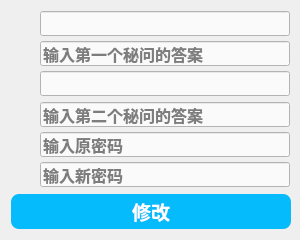
<?xml version="1.0" encoding="UTF-8"?>
<ui version="4.0">
 <class>CModifyPasswordDialog</class>
 <widget class="QDialog" name="CModifyPasswordDialog">
  <property name="geometry">
   <rect>
    <x>0</x>
    <y>0</y>
    <width>300</width>
    <height>240</height>
   </rect>
  </property>
  <property name="sizePolicy">
   <sizepolicy hsizetype="Fixed" vsizetype="Fixed">
    <horstretch>0</horstretch>
    <verstretch>0</verstretch>
   </sizepolicy>
  </property>
  <property name="minimumSize">
   <size>
    <width>300</width>
    <height>240</height>
   </size>
  </property>
  <property name="maximumSize">
   <size>
    <width>300</width>
    <height>240</height>
   </size>
  </property>
  <property name="windowTitle">
   <string>修改密码</string>
  </property>
  <layout class="QGridLayout" name="gridLayout">
   <item row="1" column="0">
    <widget class="QToolButton" name="toolButtonModify">
     <property name="sizePolicy">
      <sizepolicy hsizetype="Fixed" vsizetype="Fixed">
       <horstretch>0</horstretch>
       <verstretch>0</verstretch>
      </sizepolicy>
     </property>
     <property name="minimumSize">
      <size>
       <width>280</width>
       <height>35</height>
      </size>
     </property>
     <property name="maximumSize">
      <size>
       <width>280</width>
       <height>35</height>
      </size>
     </property>
     <property name="font">
      <font>
       <family>等线</family>
       <pointsize>14</pointsize>
       <weight>75</weight>
       <bold>true</bold>
      </font>
     </property>
     <property name="cursor">
      <cursorShape>PointingHandCursor</cursorShape>
     </property>
     <property name="toolTip">
      <string>点击注册</string>
     </property>
     <property name="styleSheet">
      <string notr="true">background:rgb(5, 187, 251);
border-radius:8px;
color:rgb(255, 255, 255);</string>
     </property>
     <property name="text">
      <string>修改</string>
     </property>
     <property name="shortcut">
      <string>Enter</string>
     </property>
     <property name="checkable">
      <bool>false</bool>
     </property>
     <property name="autoRepeat">
      <bool>false</bool>
     </property>
     <property name="autoExclusive">
      <bool>false</bool>
     </property>
    </widget>
   </item>
   <item row="0" column="0">
    <widget class="QWidget" name="widgetInput" native="true">
     <property name="minimumSize">
      <size>
       <width>280</width>
       <height>0</height>
      </size>
     </property>
     <property name="maximumSize">
      <size>
       <width>280</width>
       <height>16777215</height>
      </size>
     </property>
     <layout class="QVBoxLayout" name="verticalLayout">
      <property name="spacing">
       <number>0</number>
      </property>
      <property name="leftMargin">
       <number>0</number>
      </property>
      <property name="topMargin">
       <number>0</number>
      </property>
      <property name="rightMargin">
       <number>0</number>
      </property>
      <property name="bottomMargin">
       <number>0</number>
      </property>
      <item>
       <widget class="QWidget" name="widgetSecretiveQuestion1" native="true">
        <property name="minimumSize">
         <size>
          <width>280</width>
          <height>26</height>
         </size>
        </property>
        <property name="maximumSize">
         <size>
          <width>280</width>
          <height>26</height>
         </size>
        </property>
        <layout class="QHBoxLayout" name="horizontalLayout_6">
         <property name="spacing">
          <number>4</number>
         </property>
         <property name="leftMargin">
          <number>0</number>
         </property>
         <property name="topMargin">
          <number>0</number>
         </property>
         <property name="rightMargin">
          <number>0</number>
         </property>
         <property name="bottomMargin">
          <number>0</number>
         </property>
         <item>
          <widget class="QLabel" name="labelSecretiveQuestion1">
           <property name="sizePolicy">
            <sizepolicy hsizetype="Fixed" vsizetype="Fixed">
             <horstretch>0</horstretch>
             <verstretch>0</verstretch>
            </sizepolicy>
           </property>
           <property name="minimumSize">
            <size>
             <width>25</width>
             <height>25</height>
            </size>
           </property>
           <property name="maximumSize">
            <size>
             <width>25</width>
             <height>25</height>
            </size>
           </property>
           <property name="text">
            <string/>
           </property>
           <property name="pixmap">
            <pixmap resource="intelligentwindowclient.qrc">:/pictures/ico/questions.ico</pixmap>
           </property>
           <property name="scaledContents">
            <bool>true</bool>
           </property>
          </widget>
         </item>
         <item>
          <widget class="QLineEdit" name="lineEditSecretiveQuestion1">
           <property name="sizePolicy">
            <sizepolicy hsizetype="Fixed" vsizetype="Fixed">
             <horstretch>25</horstretch>
             <verstretch>25</verstretch>
            </sizepolicy>
           </property>
           <property name="minimumSize">
            <size>
             <width>250</width>
             <height>25</height>
            </size>
           </property>
           <property name="maximumSize">
            <size>
             <width>250</width>
             <height>25</height>
            </size>
           </property>
           <property name="font">
            <font>
             <family>等线</family>
             <pointsize>12</pointsize>
             <weight>75</weight>
             <bold>true</bold>
            </font>
           </property>
           <property name="toolTip">
            <string/>
           </property>
           <property name="autoFillBackground">
            <bool>false</bool>
           </property>
           <property name="styleSheet">
            <string notr="true">background:rgb(250, 250, 250);</string>
           </property>
           <property name="inputMask">
            <string/>
           </property>
           <property name="text">
            <string/>
           </property>
           <property name="maxLength">
            <number>30</number>
           </property>
           <property name="frame">
            <bool>true</bool>
           </property>
           <property name="cursorPosition">
            <number>0</number>
           </property>
           <property name="readOnly">
            <bool>true</bool>
           </property>
           <property name="placeholderText">
            <string/>
           </property>
           <property name="clearButtonEnabled">
            <bool>false</bool>
           </property>
          </widget>
         </item>
        </layout>
       </widget>
      </item>
      <item>
       <spacer name="verticalSpacer4">
        <property name="orientation">
         <enum>Qt::Vertical</enum>
        </property>
        <property name="sizeHint" stdset="0">
         <size>
          <width>20</width>
          <height>3</height>
         </size>
        </property>
       </spacer>
      </item>
      <item>
       <widget class="QWidget" name="widgetSecretiveAnswer1" native="true">
        <property name="minimumSize">
         <size>
          <width>280</width>
          <height>26</height>
         </size>
        </property>
        <property name="maximumSize">
         <size>
          <width>280</width>
          <height>26</height>
         </size>
        </property>
        <layout class="QHBoxLayout" name="horizontalLayout_7">
         <property name="spacing">
          <number>4</number>
         </property>
         <property name="leftMargin">
          <number>0</number>
         </property>
         <property name="topMargin">
          <number>0</number>
         </property>
         <property name="rightMargin">
          <number>0</number>
         </property>
         <property name="bottomMargin">
          <number>0</number>
         </property>
         <item>
          <widget class="QLabel" name="labelSecretiveAnswer1">
           <property name="sizePolicy">
            <sizepolicy hsizetype="Fixed" vsizetype="Fixed">
             <horstretch>0</horstretch>
             <verstretch>0</verstretch>
            </sizepolicy>
           </property>
           <property name="minimumSize">
            <size>
             <width>25</width>
             <height>25</height>
            </size>
           </property>
           <property name="maximumSize">
            <size>
             <width>25</width>
             <height>25</height>
            </size>
           </property>
           <property name="text">
            <string/>
           </property>
           <property name="pixmap">
            <pixmap resource="intelligentwindowclient.qrc">:/pictures/ico/answers.ico</pixmap>
           </property>
           <property name="scaledContents">
            <bool>true</bool>
           </property>
          </widget>
         </item>
         <item>
          <widget class="QLineEdit" name="lineEditSecretiveAnswer1">
           <property name="sizePolicy">
            <sizepolicy hsizetype="Fixed" vsizetype="Fixed">
             <horstretch>25</horstretch>
             <verstretch>25</verstretch>
            </sizepolicy>
           </property>
           <property name="minimumSize">
            <size>
             <width>250</width>
             <height>25</height>
            </size>
           </property>
           <property name="maximumSize">
            <size>
             <width>250</width>
             <height>25</height>
            </size>
           </property>
           <property name="font">
            <font>
             <family>等线</family>
             <pointsize>12</pointsize>
             <weight>75</weight>
             <bold>true</bold>
            </font>
           </property>
           <property name="toolTip">
            <string/>
           </property>
           <property name="autoFillBackground">
            <bool>false</bool>
           </property>
           <property name="styleSheet">
            <string notr="true">background:rgb(250, 250, 250);</string>
           </property>
           <property name="inputMask">
            <string/>
           </property>
           <property name="text">
            <string/>
           </property>
           <property name="maxLength">
            <number>30</number>
           </property>
           <property name="frame">
            <bool>true</bool>
           </property>
           <property name="cursorPosition">
            <number>0</number>
           </property>
           <property name="placeholderText">
            <string>输入第一个秘问的答案</string>
           </property>
           <property name="clearButtonEnabled">
            <bool>true</bool>
           </property>
          </widget>
         </item>
        </layout>
       </widget>
      </item>
      <item>
       <spacer name="verticalSpacer5">
        <property name="orientation">
         <enum>Qt::Vertical</enum>
        </property>
        <property name="sizeHint" stdset="0">
         <size>
          <width>20</width>
          <height>3</height>
         </size>
        </property>
       </spacer>
      </item>
      <item>
       <widget class="QWidget" name="widgetSecretiveQuestion2" native="true">
        <property name="minimumSize">
         <size>
          <width>280</width>
          <height>26</height>
         </size>
        </property>
        <property name="maximumSize">
         <size>
          <width>280</width>
          <height>26</height>
         </size>
        </property>
        <layout class="QHBoxLayout" name="horizontalLayout_9">
         <property name="spacing">
          <number>4</number>
         </property>
         <property name="leftMargin">
          <number>0</number>
         </property>
         <property name="topMargin">
          <number>0</number>
         </property>
         <property name="rightMargin">
          <number>0</number>
         </property>
         <property name="bottomMargin">
          <number>0</number>
         </property>
         <item>
          <widget class="QLabel" name="labelSecretiveQuestion2">
           <property name="sizePolicy">
            <sizepolicy hsizetype="Fixed" vsizetype="Fixed">
             <horstretch>0</horstretch>
             <verstretch>0</verstretch>
            </sizepolicy>
           </property>
           <property name="minimumSize">
            <size>
             <width>25</width>
             <height>25</height>
            </size>
           </property>
           <property name="maximumSize">
            <size>
             <width>25</width>
             <height>25</height>
            </size>
           </property>
           <property name="text">
            <string/>
           </property>
           <property name="pixmap">
            <pixmap resource="intelligentwindowclient.qrc">:/pictures/ico/questions.ico</pixmap>
           </property>
           <property name="scaledContents">
            <bool>true</bool>
           </property>
          </widget>
         </item>
         <item>
          <widget class="QLineEdit" name="lineEditSecretiveQuestion2">
           <property name="sizePolicy">
            <sizepolicy hsizetype="Fixed" vsizetype="Fixed">
             <horstretch>25</horstretch>
             <verstretch>25</verstretch>
            </sizepolicy>
           </property>
           <property name="minimumSize">
            <size>
             <width>250</width>
             <height>25</height>
            </size>
           </property>
           <property name="maximumSize">
            <size>
             <width>250</width>
             <height>25</height>
            </size>
           </property>
           <property name="font">
            <font>
             <family>等线</family>
             <pointsize>12</pointsize>
             <weight>75</weight>
             <bold>true</bold>
            </font>
           </property>
           <property name="toolTip">
            <string/>
           </property>
           <property name="autoFillBackground">
            <bool>false</bool>
           </property>
           <property name="styleSheet">
            <string notr="true">background:rgb(250, 250, 250);</string>
           </property>
           <property name="inputMask">
            <string/>
           </property>
           <property name="text">
            <string/>
           </property>
           <property name="maxLength">
            <number>30</number>
           </property>
           <property name="frame">
            <bool>true</bool>
           </property>
           <property name="cursorPosition">
            <number>0</number>
           </property>
           <property name="readOnly">
            <bool>true</bool>
           </property>
           <property name="clearButtonEnabled">
            <bool>false</bool>
           </property>
          </widget>
         </item>
        </layout>
       </widget>
      </item>
      <item>
       <spacer name="verticalSpacer6">
        <property name="orientation">
         <enum>Qt::Vertical</enum>
        </property>
        <property name="sizeHint" stdset="0">
         <size>
          <width>20</width>
          <height>3</height>
         </size>
        </property>
       </spacer>
      </item>
      <item>
       <widget class="QWidget" name="widgetSecretiveAnswer2" native="true">
        <property name="minimumSize">
         <size>
          <width>280</width>
          <height>26</height>
         </size>
        </property>
        <property name="maximumSize">
         <size>
          <width>280</width>
          <height>26</height>
         </size>
        </property>
        <layout class="QHBoxLayout" name="horizontalLayout_8">
         <property name="spacing">
          <number>4</number>
         </property>
         <property name="leftMargin">
          <number>0</number>
         </property>
         <property name="topMargin">
          <number>0</number>
         </property>
         <property name="rightMargin">
          <number>0</number>
         </property>
         <property name="bottomMargin">
          <number>0</number>
         </property>
         <item>
          <widget class="QLabel" name="labelSecretiveAnswer2">
           <property name="sizePolicy">
            <sizepolicy hsizetype="Fixed" vsizetype="Fixed">
             <horstretch>0</horstretch>
             <verstretch>0</verstretch>
            </sizepolicy>
           </property>
           <property name="minimumSize">
            <size>
             <width>25</width>
             <height>25</height>
            </size>
           </property>
           <property name="maximumSize">
            <size>
             <width>25</width>
             <height>25</height>
            </size>
           </property>
           <property name="text">
            <string/>
           </property>
           <property name="pixmap">
            <pixmap resource="intelligentwindowclient.qrc">:/pictures/ico/answers.ico</pixmap>
           </property>
           <property name="scaledContents">
            <bool>true</bool>
           </property>
          </widget>
         </item>
         <item>
          <widget class="QLineEdit" name="lineEditSecretiveAnswer2">
           <property name="sizePolicy">
            <sizepolicy hsizetype="Fixed" vsizetype="Fixed">
             <horstretch>25</horstretch>
             <verstretch>25</verstretch>
            </sizepolicy>
           </property>
           <property name="minimumSize">
            <size>
             <width>250</width>
             <height>25</height>
            </size>
           </property>
           <property name="maximumSize">
            <size>
             <width>250</width>
             <height>25</height>
            </size>
           </property>
           <property name="font">
            <font>
             <family>等线</family>
             <pointsize>12</pointsize>
             <weight>75</weight>
             <bold>true</bold>
            </font>
           </property>
           <property name="toolTip">
            <string/>
           </property>
           <property name="autoFillBackground">
            <bool>false</bool>
           </property>
           <property name="styleSheet">
            <string notr="true">background:rgb(250, 250, 250);</string>
           </property>
           <property name="inputMask">
            <string/>
           </property>
           <property name="text">
            <string/>
           </property>
           <property name="maxLength">
            <number>30</number>
           </property>
           <property name="frame">
            <bool>true</bool>
           </property>
           <property name="cursorPosition">
            <number>0</number>
           </property>
           <property name="placeholderText">
            <string>输入第二个秘问的答案</string>
           </property>
           <property name="clearButtonEnabled">
            <bool>true</bool>
           </property>
          </widget>
         </item>
        </layout>
       </widget>
      </item>
      <item>
       <spacer name="verticalSpacer3">
        <property name="orientation">
         <enum>Qt::Vertical</enum>
        </property>
        <property name="sizeHint" stdset="0">
         <size>
          <width>20</width>
          <height>3</height>
         </size>
        </property>
       </spacer>
      </item>
      <item>
       <widget class="QWidget" name="widgetOldPassword" native="true">
        <property name="minimumSize">
         <size>
          <width>280</width>
          <height>26</height>
         </size>
        </property>
        <property name="maximumSize">
         <size>
          <width>280</width>
          <height>26</height>
         </size>
        </property>
        <layout class="QHBoxLayout" name="horizontalLayout_4">
         <property name="spacing">
          <number>4</number>
         </property>
         <property name="leftMargin">
          <number>0</number>
         </property>
         <property name="topMargin">
          <number>0</number>
         </property>
         <property name="rightMargin">
          <number>0</number>
         </property>
         <property name="bottomMargin">
          <number>0</number>
         </property>
         <item>
          <widget class="QLabel" name="labelOldPassword">
           <property name="sizePolicy">
            <sizepolicy hsizetype="Fixed" vsizetype="Fixed">
             <horstretch>0</horstretch>
             <verstretch>0</verstretch>
            </sizepolicy>
           </property>
           <property name="minimumSize">
            <size>
             <width>25</width>
             <height>25</height>
            </size>
           </property>
           <property name="maximumSize">
            <size>
             <width>25</width>
             <height>25</height>
            </size>
           </property>
           <property name="text">
            <string/>
           </property>
           <property name="pixmap">
            <pixmap resource="intelligentwindowclient.qrc">:/pictures/ico/key.ico</pixmap>
           </property>
           <property name="scaledContents">
            <bool>true</bool>
           </property>
          </widget>
         </item>
         <item>
          <widget class="QLineEdit" name="lineEditOldPassword">
           <property name="sizePolicy">
            <sizepolicy hsizetype="Fixed" vsizetype="Fixed">
             <horstretch>25</horstretch>
             <verstretch>25</verstretch>
            </sizepolicy>
           </property>
           <property name="minimumSize">
            <size>
             <width>250</width>
             <height>25</height>
            </size>
           </property>
           <property name="maximumSize">
            <size>
             <width>250</width>
             <height>25</height>
            </size>
           </property>
           <property name="font">
            <font>
             <family>等线</family>
             <pointsize>12</pointsize>
             <weight>75</weight>
             <bold>true</bold>
            </font>
           </property>
           <property name="toolTip">
            <string/>
           </property>
           <property name="styleSheet">
            <string notr="true">background:rgb(250, 250, 250);</string>
           </property>
           <property name="inputMask">
            <string/>
           </property>
           <property name="text">
            <string/>
           </property>
           <property name="maxLength">
            <number>30</number>
           </property>
           <property name="frame">
            <bool>true</bool>
           </property>
           <property name="echoMode">
            <enum>QLineEdit::Password</enum>
           </property>
           <property name="cursorPosition">
            <number>0</number>
           </property>
           <property name="placeholderText">
            <string>输入原密码</string>
           </property>
           <property name="clearButtonEnabled">
            <bool>true</bool>
           </property>
          </widget>
         </item>
        </layout>
       </widget>
      </item>
      <item>
       <spacer name="verticalSpacer3_2">
        <property name="orientation">
         <enum>Qt::Vertical</enum>
        </property>
        <property name="sizeHint" stdset="0">
         <size>
          <width>20</width>
          <height>3</height>
         </size>
        </property>
       </spacer>
      </item>
      <item>
       <widget class="QWidget" name="widgetNewPassword" native="true">
        <property name="minimumSize">
         <size>
          <width>280</width>
          <height>26</height>
         </size>
        </property>
        <property name="maximumSize">
         <size>
          <width>280</width>
          <height>26</height>
         </size>
        </property>
        <layout class="QHBoxLayout" name="horizontalLayout_5">
         <property name="spacing">
          <number>4</number>
         </property>
         <property name="leftMargin">
          <number>0</number>
         </property>
         <property name="topMargin">
          <number>0</number>
         </property>
         <property name="rightMargin">
          <number>0</number>
         </property>
         <property name="bottomMargin">
          <number>0</number>
         </property>
         <item>
          <widget class="QLabel" name="labelNewPassword">
           <property name="sizePolicy">
            <sizepolicy hsizetype="Fixed" vsizetype="Fixed">
             <horstretch>0</horstretch>
             <verstretch>0</verstretch>
            </sizepolicy>
           </property>
           <property name="minimumSize">
            <size>
             <width>25</width>
             <height>25</height>
            </size>
           </property>
           <property name="maximumSize">
            <size>
             <width>25</width>
             <height>25</height>
            </size>
           </property>
           <property name="text">
            <string/>
           </property>
           <property name="pixmap">
            <pixmap resource="intelligentwindowclient.qrc">:/pictures/ico/key.ico</pixmap>
           </property>
           <property name="scaledContents">
            <bool>true</bool>
           </property>
          </widget>
         </item>
         <item>
          <widget class="QLineEdit" name="lineEditNewPassword">
           <property name="sizePolicy">
            <sizepolicy hsizetype="Fixed" vsizetype="Fixed">
             <horstretch>25</horstretch>
             <verstretch>25</verstretch>
            </sizepolicy>
           </property>
           <property name="minimumSize">
            <size>
             <width>250</width>
             <height>25</height>
            </size>
           </property>
           <property name="maximumSize">
            <size>
             <width>250</width>
             <height>25</height>
            </size>
           </property>
           <property name="font">
            <font>
             <family>等线</family>
             <pointsize>12</pointsize>
             <weight>75</weight>
             <bold>true</bold>
            </font>
           </property>
           <property name="toolTip">
            <string/>
           </property>
           <property name="styleSheet">
            <string notr="true">background:rgb(250, 250, 250);</string>
           </property>
           <property name="inputMask">
            <string/>
           </property>
           <property name="text">
            <string/>
           </property>
           <property name="maxLength">
            <number>30</number>
           </property>
           <property name="frame">
            <bool>true</bool>
           </property>
           <property name="echoMode">
            <enum>QLineEdit::Password</enum>
           </property>
           <property name="cursorPosition">
            <number>0</number>
           </property>
           <property name="placeholderText">
            <string>输入新密码</string>
           </property>
           <property name="clearButtonEnabled">
            <bool>true</bool>
           </property>
          </widget>
         </item>
        </layout>
       </widget>
      </item>
     </layout>
    </widget>
   </item>
  </layout>
 </widget>
 <resources>
  <include location="intelligentwindowclient.qrc"/>
 </resources>
 <connections/>
</ui>
